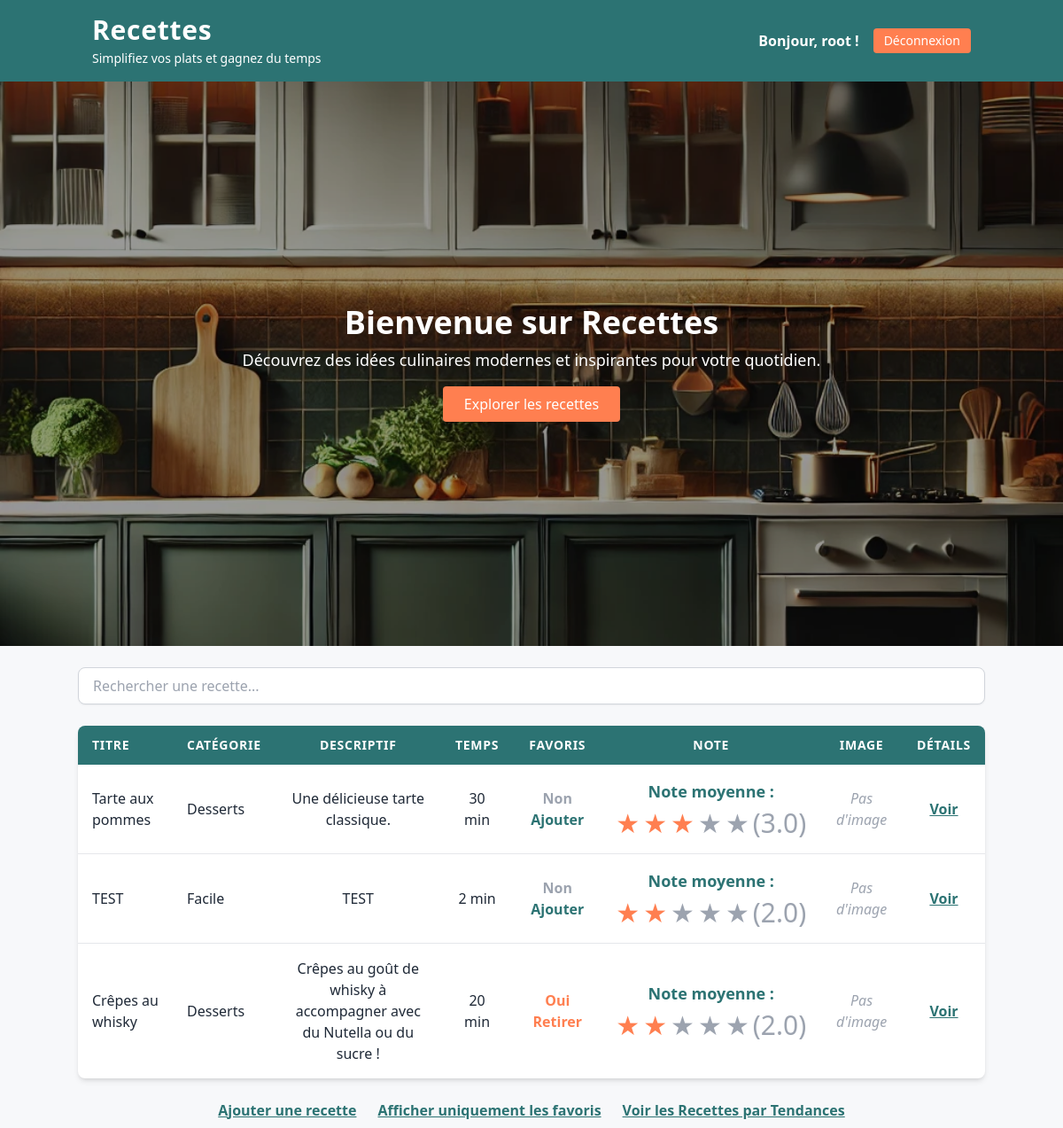
The app's page / (signed in) with its own data.
### recettes/models.py (models this page shows, shortened)
class Recette(models.Model):
    titre = models.CharField(max_length=200)
    description = models.TextField()
    categorie = models.ForeignKey(
        Categorie, on_delete=models.CASCADE, related_name='recettes'
    )  # Lien avec le modèle Categorie
    temps_preparation = models.IntegerField()
    temps_cuisson = models.IntegerField()
    ingredients = models.TextField()
    etapes = models.TextField()
    image = models.ImageField(upload_to='images/', null=True, blank=True)
    note_moyenne = models.FloatField(default=0.0)
    visites = models.PositiveIntegerField(default=0)

class Categorie(models.Model):
    nom = models.CharField(max_length=100, unique=True)  # Le nom de la catégorie doit être unique

### recettes/views.py (the view)
# urls.py: 2. Add a URL to urlpatterns:  path('', views.home, name='home')
def home(request):
    rows = Recette.objects.all()
    if request.user.is_authenticated:
        favoris_ids = Favori.objects.filter(user=request.user).values_list('recette_id', flat=True)
        favoris_ids = [int(f) for f in favoris_ids]  # Force les IDs à être des entiers
    else:
        favoris_ids = []  # Aucun favori pour un utilisateur non connecté
    return render(request, 'recettes.html', {'rows': rows, 'favoris_ids': favoris_ids})

### recettes/templates/recettes.html (shortened to what this page needs)
<!DOCTYPE html>
<html lang="fr">
<head>
  <script src="https://cdn.tailwindcss.com"></script>
</head>
<body class="bg-LightGray text-gray-800">
  <header class="bg-Blue text-white py-4 shadow-md">
    <div class="container mx-auto px-4 flex justify-between items-center">
      <div>
        <h1 class="text-3xl font-extrabold tracking-wide">Recettes</h1>
        <p class="text-sm font-light mt-1">Simplifiez vos plats et gagnez du temps</p>
      </div>
      <div>
        {% if request.user.is_authenticated %}
          <div class="flex items-center space-x-4">
            <span class="font-semibold">Bonjour, {{ request.user.username }} !</span>
            <a href="{% url 'logout' %}" class="bg-Red px-3 py-1 rounded text-sm hover:bg-red-600 transition">
              Déconnexion
            </a>
          </div>
        {% else %}
          <a href="{% url 'login' %}" class="bg-Red px-3 py-1 rounded text-sm hover:bg-red-600 transition">
            Connexion
          </a>
        {% endif %}
      </div>
    </div>
  </header>
  <section class="relative">
    <img src="../images/Acceuil.png" alt="Cuisine moderne" class="w-full h-[50vh] object-cover">
    <div class="absolute inset-0 bg-black bg-opacity-40 flex items-center justify-center">
      <div class="text-center text-white px-4">
        <h2 class="text-4xl font-bold">Bienvenue sur Recettes</h2>
        <p class="text-lg mt-2">Découvrez des idées culinaires modernes et inspirantes pour votre quotidien.</p>
        <a href="#main-content" class="mt-4 inline-block bg-Red text-white px-6 py-2 rounded hover:bg-red-600 transition">
          Explorer les recettes
        </a>
      </div>
    </div>
  </section>
  <main id="main-content" class="p-6">
    <div class="container mx-auto mb-6">
      <input type="text" id="search-input" onkeyup="filterTable()"
             placeholder="Rechercher une recette..."
             class="w-full border border-gray-300 rounded-lg px-4 py-2 shadow-sm focus:ring-2 focus:ring-Blue focus:outline-none">
    </div>
    <div class="container mx-auto bg-white shadow-md rounded-lg overflow-hidden">
      <table class="min-w-full">
        <thead class="bg-Blue text-white text-sm uppercase tracking-wider">
          <tr>
            <th class="px-4 py-3 text-left">Titre</th>
            <th class="px-4 py-3 text-left">Catégorie</th>
            <th class="px-4 py-3 text-center">Descriptif</th>
            <th class="px-4 py-3 text-center">Temps</th>
            <th class="px-4 py-3 text-center">Favoris</th>
            <th class="px-4 py-3 text-center">Note</th>
            <th class="px-4 py-3 text-center">Image</th>
            <th class="px-4 py-3 text-center">Détails</th>
          </tr>
        </thead>
        <tbody class="divide-y divide-gray-200">
          {% for row in rows %}
          <tr class="hover:bg-gray-100 transition">
            <td class="px-4 py-4">{{ row.titre }}</td>
            <td class="px-4 py-4">{{ row.categorie.nom }}</td>
            <td class="px-4 py-4 text-center">{{ row.description }}</td>
            <td class="px-4 py-4 text-center">{{ row.temps_preparation }} min</td>
            <td class="px-4 py-4 text-center">
              {% if row.id in favoris_ids %}
                <span class="text-Red font-semibold">Oui</span>
                <a href="{% url 'toggle_favoris' row.pk %}"
                   class="text-Red font-semibold hover:text-red-600 transition">
                  Retirer
                </a>
              {% else %}
                <span class="text-gray-400 font-semibold">Non</span>
                <a href="{% url 'toggle_favoris' row.pk %}"
                   class="text-Blue font-semibold hover:text-teal-700 transition">
                  Ajouter
                </a>
              {% endif %}
            </td>
            <td class="px-4 py-4 text-center">
              <p class="text-lg font-bold text-Blue">Note moyenne :</p>
              <div class="flex space-x-1 mt-1">
                {% for i in "12345" %}
                  {% if row.note_moyenne >= forloop.counter %}
                    <span class="text-Red text-3xl">&#9733;</span>
                  {% else %}
                    <span class="text-gray-400 text-3xl">&#9733;</span>
                  {% endif %}
                {% endfor %}
                <span class="text-gray-400 text-3xl">({{ row.note_moyenne }})</span>
              </div>
            </td>
            <td class="px-4 py-4 text-center">
              {% if row.image %}
                <img src="{{ row.image.url }}" alt="Recette" class="w-16 h-16 rounded-lg mx-auto">
              {% else %}
                <span class="text-gray-400 italic">Pas d'image</span>
              {% endif %}
            </td>
            <td class="px-4 py-4 text-center">
              <a href="{% url 'details' row.id %}"
                 class="text-Blue font-semibold underline hover:text-teal-700 transition">
                Voir
              </a>
            </td>
          </tr>
          {% empty %}
          <tr>
            <td colspan="7" class="px-4 py-4 text-center text-gray-500 italic">
              Aucune recette disponible.
            </td>
          </tr>
          {% endfor %}
        </tbody>
      </table>
    </div>
    <div class="container mx-auto flex justify-center mt-6 space-x-6">
      <a href="/manage" class="text-Blue font-semibold underline hover:text-teal-700 transition">
        Ajouter une recette
      </a>
      <a href="/favoris" class="text-Blue font-semibold underline hover:text-teal-700 transition">
        Afficher uniquement les favoris
      </a>
      <a href="{% url 'recettes_tendances' %}" class="text-Blue font-semibold underline hover:text-blue-600">
        Voir les Recettes par Tendances
      </a>
    </div>
  </main>
</body>
</html>

### records on screen
Recette: titre "Tarte aux pommes", categorie.nom "Desserts", description "Une délicieuse tarte classique.", temps_preparation "30", shows "Non", note_moyenne "3.0", image "Pas d'image"
Recette: titre "TEST", categorie.nom "Facile", description "TEST", temps_preparation "2", shows "Non", note_moyenne "2.0", image "Pas d'image"
Recette: titre "Crêpes au whisky", categorie.nom "Desserts", description "Crêpes au goût de whisky à accompagner avec du Nutella ou du sucre !", temps_preparation "20", shows "Oui", note_moyenne "2.0", image "Pas d'image"

### other values on screen
{{ request.user.username }} "root"
